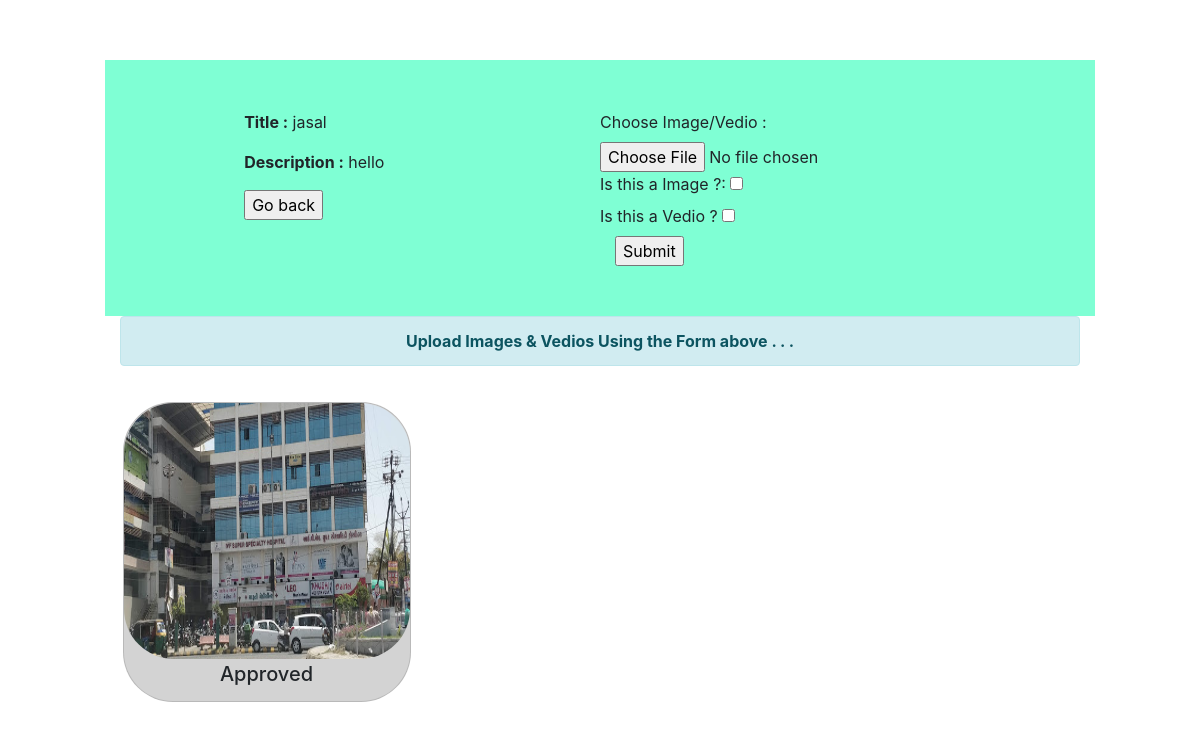
The app's page /home/1/ with its own data.
### myapp/models.py (models this page shows, shortened)
class myapp(models.Model):
    title = models.CharField(max_length=100,default=' ')
    description = models.CharField(max_length=1000,default=' ')
    longitude=models.CharField(max_length=1000,default=0)
    latitude=models.CharField(max_length=1000,default=0)
    placetitle=models.CharField(max_length=1000,default= ' ')
    placetitle2=models.CharField(max_length=1000,default=' ')
    placetitle3=models.CharField(max_length=1000,default=' ')
    placetitle4=models.CharField(max_length=1000,default=' ')
    placevalue=models.CharField(max_length=1000,default=' ')
    placevalue2=models.CharField(max_length=1000,default=' ')
    placevalue3=models.CharField(max_length=1000,default=' ')
    placevalue4=models.CharField(max_length=1000,default=' ')
    class Meta:
        db_table = 'placeDb'

class imageLoc(models.Model):
    place_id = models.IntegerField()
    imageLocation = models.FileField(upload_to="images/",default=' ',blank = False)
    status = models.CharField(max_length = 1000 , default = " ")
    class Meta:
        db_table = 'imageDb'

### myapp/views.py (the view)
# urls.py: path('home/<int:num>/',views.result,name='result'),
def result(request,num=0,message="Upload Images & Vedios Using the Form above . . ."):
    data = myapp.objects.get(id=num)                                             # loading all the data of place id
    imgData = imageLoc.objects.filter(place_id=int(num),status = "Approved")     # loading all the images and videos with approve status
    vdoData = VideoLoc.objects.filter(place_id=int(num),status = "Approved")
    form = imgVDFileForm()
    res = { "data" : data , "form" : form , "imgData" : imgData , "vdoData" : vdoData, "message" : message }
    return render(request,'search_result.html',{'res':res})                    # rendering results into  search_results

### myapp/templates/search_result.html (shortened to what this page needs)
<!DOCTYPE html>
<html lang="en">
<head>
    <link rel="stylesheet" href="https://stackpath.bootstrapcdn.com/bootstrap/4.3.1/css/bootstrap.min.css"
>
</head>
<body>
    <div class="conatiner" style="">
        <form method="POST" action="{% url 'add_image_data' %}" enctype="multipart/form-data">
            <div class="conatiner" style="width: 100% ;padding-left:10%;padding-right:10%;padding-top:5%; ">
                <div class="row" style="background-color: aquamarine;padding: 50px">
                    <div class="col-1"></div>
                    <div class="col-5">
                        <div class="row">
                            <div class="col-12">
                                <p>
                                    <b> Title :</b> {{ res.data.title }}
                                </p>
                            </div>
                        </div>
                        <div class="row">
                            <div class="col-12">
                                <p>
                                    <b> Description :</b> {{ res.data.description  }}
                                </p>
                            </div>
                        </div>
                        <div class="row">
                            <div class="col-12">
                                <div class="button-container">
                                    <a style="text-decoration: none" href="{% url 'home' %}">
                                        <input type="button" class="button" value="Go back"></input>
                                    </a>
                                </div>
                            </div>
                        </div>
                    </div>
                    <div class="col-6">
                        <div class="row">
                            <div class="col-12">
                                <div class="row">
                                    <div class="fieldWrapper">
                                        <label for="{{ res.form.file.id_for_label }}">Choose Image/Vedio :</label>
                                        {{ res.form.file }}
                                    </div>
                                </div>
                                <div class="row">
                                    <div class="fieldWrapper">
                                        <label for="{{ res.form.img.id_for_label }}">Is this a Image ?:</label>
                                        {{ res.form.img }}
                                    </div>
                                </div>
                                <div class="row">
                                    <div class="fieldWrapper">
                                        <label for="{{ res.form.vdo.id_for_label }}">Is this a Vedio ?</label>
                                        {{ res.form.vdo }}
                                    </div>
                                </div>
                            </div>
                        </div>
                        <div class="row">
                            <div class="col-12">
                                <input type="submit">
                            </div>
                        </div>
                    </div>
                </div>
                <div class="alert alert-info" style="text-align: center;">
                    <strong>{{ res.message }}</strong>
                </div>
            </div>
            <div class="">
                <div class="row">
                    <div class="col-1"></div>
                    <div class="col-10 conatiner">
                        <div class="" style="width:100%;">
                            <div id=''>
                                {% for imgvalues in res.imgData %}
                                <div class="" style="padding: 20px; float: left;">
                                    <div class="card"
                                        style="width: 18rem;height: 300px;border-radius: 50px;background-color: lightgrey">
                                        <div class="" style="height: 280px;">
                                            <a href="/static/media/{{ imgvalues.imageLocation  }}">
                                                <img class="card-img-top"
                                                    src="/static/media/{{ imgvalues.imageLocation  }}"
                                                    alt="Card image cap" style="height:100%;border-radius: 50px;">
                                            </a>
                                        </div>
                                        <div class="card-body" style="text-align: center;padding: 3px;">
                                            <h5 class="card-title">{{ imgvalues.status }}</h5>
                                        </div>
                                    </div>
                                </div>
                                {% endfor %}
                            </div>
                        </div>
                    </div>
                    <div class="col-1"></div>
                </div>
            </div>
        </form>
    </div>
</body>
</html>

### records on screen
myapp: data "jasal", data.description "hello"
imageLoc: imageLocation (picture), status "Approved"

### other values on screen
{{ res.message }} "Upload Images & Vedios Using the Form above . . ."
